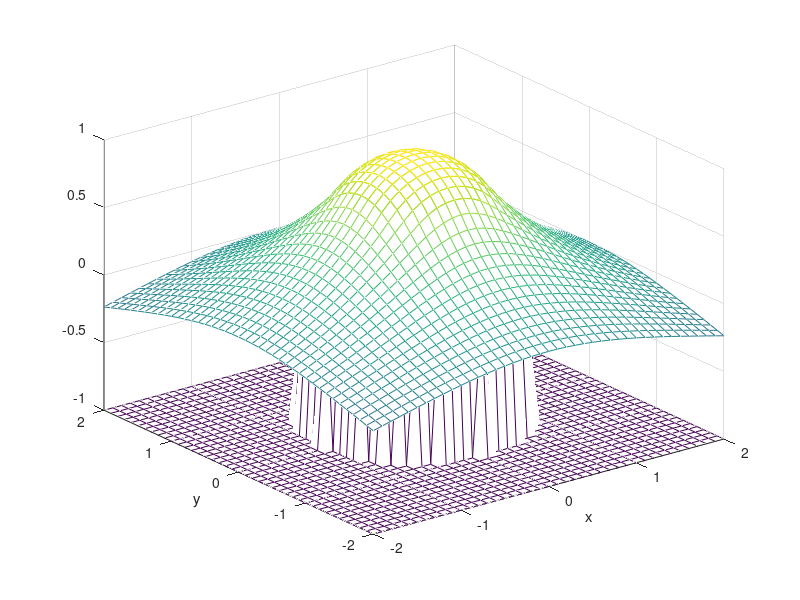

MATLAB code for this plot:
function plotobstacle(N)
% PLOTOBSTACLE  Reference plot for obstacle problem.  See
% online note obstacleDOC.pdf.

if nargin<1, N=40; end

dx = 4.0 / N;
[xx,yy] = meshgrid(-2:dx:2,-2:dx:2);
rr = sqrt(xx.*xx+yy.*yy);

psi = - ones(size(xx));
psi(rr<=1) = sqrt(1 - rr(rr<=1) .* rr(rr<=1));

afree = 0.69797;
A = 0.68026;
B = 0.47152;
uu = zeros(size(xx));
uu(rr>afree) = -A * log(rr(rr>afree)) + B;
uu(rr<=afree) = psi(rr<=afree);

mesh(xx,yy,uu)
hold on, mesh(xx,yy,psi), hold off
xlabel x, ylabel y

